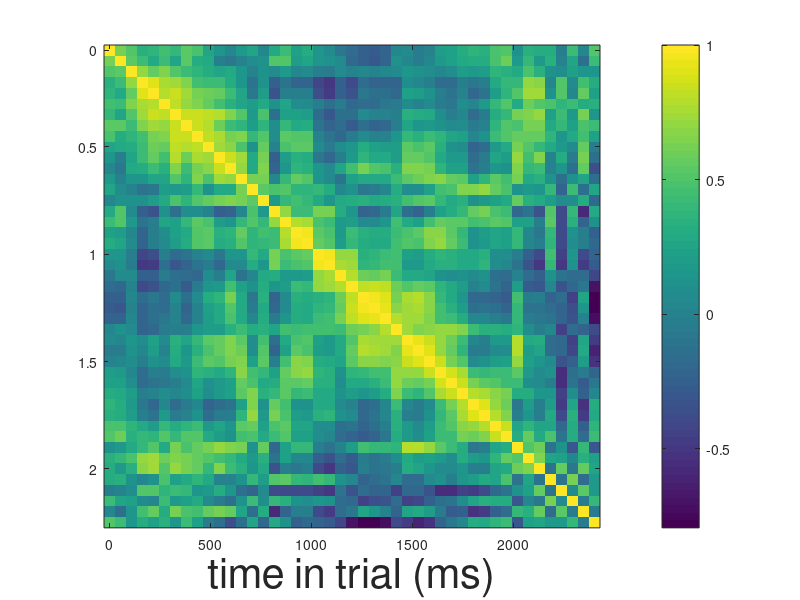

This chart was generated by the following MATLAB code: (Note: this script raises an error after producing the figure.)

%% Figure 6B
load Fig6B_shortTrial.mat
figure
imagesc(shortTrial,'Xdata',[0 2400])
yticks([1 10 20 30 40])
yticklabels({'0', '0.5','1','1.5', '2'})
xlabel('time in trial (ms)','fontsize',30);
colorbar;
colormap("parula");
caxis([-1 1]);
title('A short trial (2521ms)', 'fontsize',35);

load Fig6B_longTrial.mat
figure
imagesc(longTrial,'Xdata',[0 2400])
yticks([1 10 20 30 40])
yticklabels({'0', '0.500','1','1.5', '2'})
xlabel('time in trial (ms)','fontsize',30');
colorbar;
colormap(parula);
caxis([-1 1]);
title('A long trial (5600ms)', 'fontsize',35);
%%%%%%%%%%%%%%%%%%%%%%%%%%%%%%%%%%%%%%%%%%%%%%%%%%%%%%%%%%%%%%%%%%%%%%%%%%%

%% Figure 6D
load Fig6D_stps_corrWithResiduals_table.mat
figure
plot([0:50:2200],corrWithResiduals.zT,'black', 'linewidth',3);
xlabel('Time from onset','fontsize',30);
ylabel('t-statistic','fontsize',30);
title('STPS-Spontaneous Viewing Duration Corr.', 'fontsize',30);
%%%%%%%%%%%%%%%%%%%%%%%%%%%%%%%%%%%%%%%%%%%%%%%%%%%%%%%%%%%%%%%%%%%%%%%%%%%

%% Figure 7A
load Fig7A_stps_allIntraSub_random.mat
for i=[3,14]
    figure
    imagesc(allIntraSub{1,i});
    colorbar
    colormap(parula);
    caxis([-0.2 1]);
end